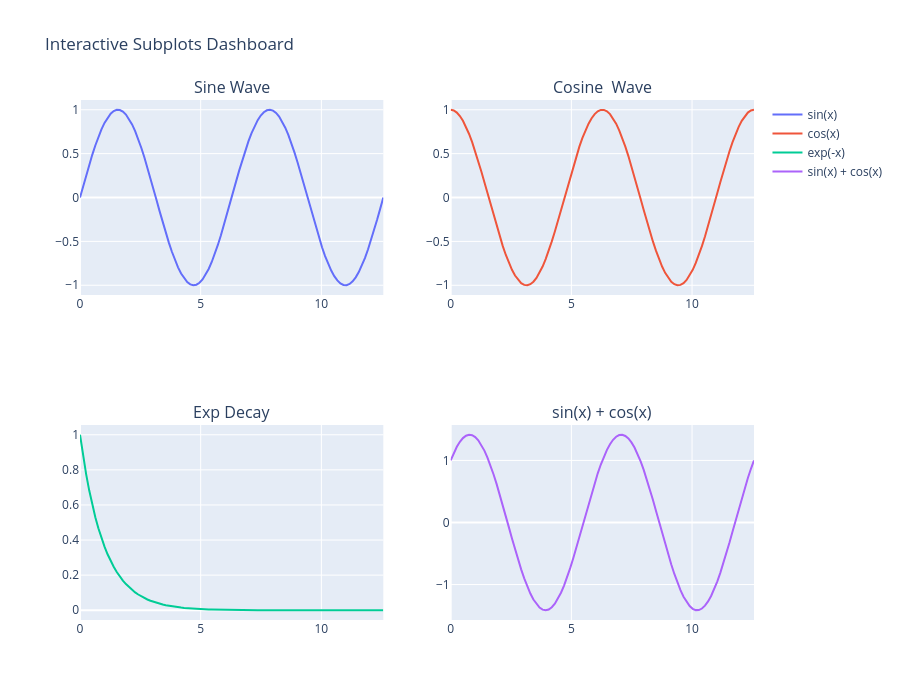

Notebook cell for this chart:
### Markdown cell above
Dashboard

### Code cell
x = np.linspace(0, 4*np.pi, 100)

y1 = np.sin(x)
y2 = np.cos(x)
y3 = np.exp(-x)

fig = make_subplots(rows = 2, cols = 2, subplot_titles = ('Sine Wave', 'Cosine  Wave', 'Exp Decay', 'sin(x) + cos(x)'))

fig.add_trace(go.Scatter(x = x, y = y1, mode = 'lines', name = 'sin(x)'), row = 1, col = 1)
fig.add_trace(go.Scatter(x = x, y = y2, mode = 'lines', name = 'cos(x)'), row = 1, col = 2)
fig.add_trace(go.Scatter(x = x, y = y3, mode = 'lines', name = 'exp(-x)'), row = 2, col = 1)
fig.add_trace(go.Scatter(x = x, y = y1+y2, mode = 'lines', name = 'sin(x) + cos(x)'), row = 2, col = 2)

fig.update_layout(height = 700, width = 900, title_text = 'Interactive Subplots Dashboard')
fig.show()
